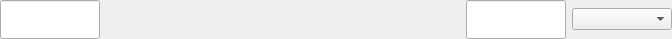
<?xml version="1.0" encoding="UTF-8"?>
<ui version="4.0">
 <class>TimelineRanger</class>
 <widget class="QWidget" name="TimelineRanger">
  <property name="geometry">
   <rect>
    <x>0</x>
    <y>0</y>
    <width>672</width>
    <height>39</height>
   </rect>
  </property>
  <property name="windowTitle">
   <string>TimelineRanger</string>
  </property>
  <layout class="QHBoxLayout" name="horizontalLayout" stretch="1,20,1,1">
   <property name="leftMargin">
    <number>0</number>
   </property>
   <property name="topMargin">
    <number>0</number>
   </property>
   <property name="rightMargin">
    <number>0</number>
   </property>
   <property name="bottomMargin">
    <number>0</number>
   </property>
   <item>
    <widget class="QLineEdit" name="lnedt_minimum">
     <property name="sizePolicy">
      <sizepolicy hsizetype="Preferred" vsizetype="Preferred">
       <horstretch>0</horstretch>
       <verstretch>0</verstretch>
      </sizepolicy>
     </property>
     <property name="minimumSize">
      <size>
       <width>100</width>
       <height>0</height>
      </size>
     </property>
     <property name="alignment">
      <set>Qt::AlignmentFlag::AlignCenter</set>
     </property>
    </widget>
   </item>
   <item>
    <widget class="tl::TimelineRangeSlider" name="slider" native="true">
     <property name="sizePolicy">
      <sizepolicy hsizetype="Expanding" vsizetype="Preferred">
       <horstretch>0</horstretch>
       <verstretch>0</verstretch>
      </sizepolicy>
     </property>
    </widget>
   </item>
   <item>
    <widget class="QLineEdit" name="lnedt_maximum">
     <property name="sizePolicy">
      <sizepolicy hsizetype="Fixed" vsizetype="Preferred">
       <horstretch>0</horstretch>
       <verstretch>0</verstretch>
      </sizepolicy>
     </property>
     <property name="minimumSize">
      <size>
       <width>100</width>
       <height>0</height>
      </size>
     </property>
     <property name="alignment">
      <set>Qt::AlignmentFlag::AlignCenter</set>
     </property>
    </widget>
   </item>
   <item>
    <widget class="QComboBox" name="combo_fps">
     <property name="minimumSize">
      <size>
       <width>100</width>
       <height>0</height>
      </size>
     </property>
    </widget>
   </item>
  </layout>
 </widget>
 <customwidgets>
  <customwidget>
   <class>tl::TimelineRangeSlider</class>
   <extends>QWidget</extends>
   <header>widgets/timelineranger/timelinerangeslider.h</header>
   <container>1</container>
  </customwidget>
 </customwidgets>
 <resources/>
 <connections/>
</ui>
